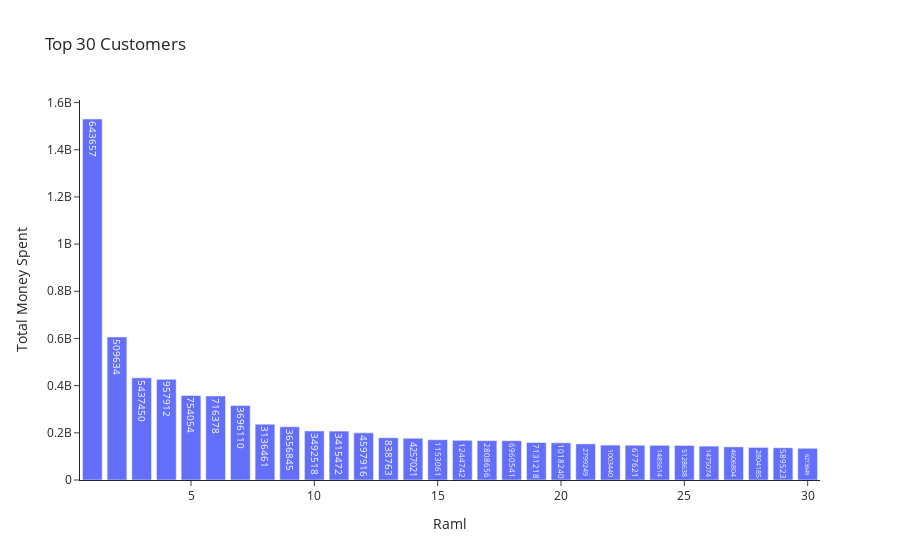

The code cell stored with this chart in its notebook:
### Code cell
top_customers = df.groupby('ID_Customer')['Payment'].sum().sort_values(ascending=False).head(30)
fig=px.bar(x=range(1,len(top_customers)+1),y=top_customers.values,text=top_customers.index,title='Top 30 Customers')
fig.update_layout(
    xaxis_title="Rank ",
    yaxis_title="Total Money Spent",
    template = 'simple_white')
fig.show()

### Figure 1 — Plotly figure (JSON) as saved in the notebook; plotly's stock layout.template omitted (floating-point values rounded to 4 significant figures)
{"data": [{"alignmentgroup": "True", "hovertemplate": "x=%{x}<br>y=%{y}<br>text=%{text}<extra></extra>", "legendgroup": "", "marker": {"color": "#636efa", "pattern": {"shape": ""}}, "name": "", "offsetgroup": "", "orientation": "v", "showlegend": false, "text": [643657, 509634, 5437450, 957912, 754054, 716378, 3696110, 3136461, 3656845, 3492518, 3415472, 4597916, 838763, 4257021, 1153061, 1244742, 2808656, 6960541, 7131218, 1018240, 2799249, 1003440, 677621, 1485614, 5128638, 1475074, 4606804, 2804185, 589523, 6213649], "textposition": "auto", "type": "bar", "x": [1, 2, 3, 4, 5, 6, 7, 8, 9, 10, 11, 12, 13, 14, 15, 16, 17, 18, 19, 20, 21, 22, 23, 24, 25, 26, 27, 28, 29, 30], "xaxis": "x", "y": [1530358716, 606412353, 433067527, 426941185, 358332925, 356473560, 315756971, 236785298, 225647248, 208026514, 207383670, 199884682, 179398991, 177000000, 170654341, 168440364, 166979446, 166623853, 158990000, 157699000, 153140733, 148000000, 147470640, 146944917, 146740000, 143649724, 140386906, 138311101, 136740182, 134462295], "yaxis": "y"}], "layout": {"barmode": "relative", "legend": {"tracegroupgap": 0}, "title": {"text": "Top 30 Customers"}, "xaxis": {"anchor": "y", "domain": [0, 1], "title": {"text": "Raml "}}, "yaxis": {"anchor": "x", "domain": [0, 1], "title": {"text": "Total Money Spent"}}}}
